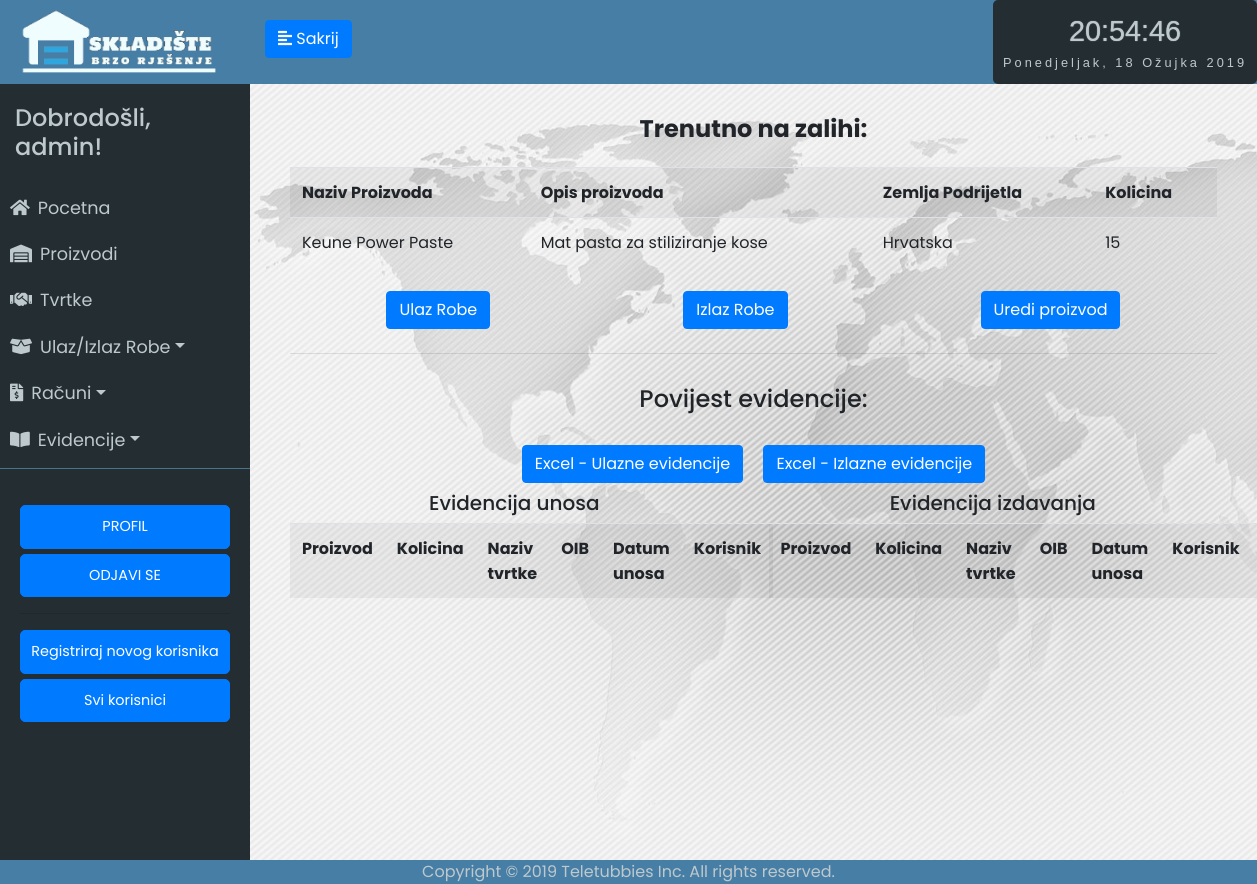
Screenshot of /proizvod/Keune Power Paste (signed in) with the database file from the repository.
### app/models.py (models this page shows, shortened)
class User(UserMixin, db.Model):
	id = db.Column(db.Integer, primary_key=True)
	username = db.Column(db.String(64), index=True, unique=True)
	email = db.Column(db.String(120), index=True, unique=True)
	password_hash = db.Column(db.String(128))
	last_seen = db.Column(db.DateTime, default=datetime.utcnow)
	rank = db.Column(db.String(32))
	status = db.Column(db.String(32))
	evidencija = db.relationship('Evidencija', backref='user', lazy='dynamic')
	ReceiptUser = db.relationship('Receipt', backref = 'receiptUser', lazy = 'dynamic', foreign_keys = 'Receipt.receipt_user')
	StornoUser = db.relationship('Receipt', backref='stornoUser', lazy='dynamic', foreign_keys = 'Receipt.storno_user')

class Proizvod(db.Model):
	__searchable__ = ['name']
	id = db.Column(db.Integer, primary_key=True)
	name = db.Column(db.String(64))
	kolicina = db.Column(db.Integer, default=0)
	zemlja_podrijetla = db.Column(db.String(64))
	opis_proizvoda = db.Column(db.String(300))
	datum_unosa = db.Column(db.DateTime, default=datetime.utcnow)
	bar_kod = db.Column(db.String(64))
	evidencija = db.relationship('Evidencija', backref='proizvod', lazy='dynamic')

### app/routes.py (the view, shortened to what this page needs)
@app.route('/proizvod/<name>', methods=['GET', 'POST'])
@login_required
def proizvod(name):
	proizvod = Proizvod.query.filter_by(name=name).first_or_404()
	lista = []
	sveTvrtke=Tvrtka.query.all()
	for tvrtka in sveTvrtke:
		lista.append(tvrtka.name)
	todays_datetime = datetime(datetime.today().year, datetime.today().month, datetime.today().day)
	evidencijaUlaz = Evidencija.query.filter(Evidencija.proizvod_id==proizvod.id, Evidencija.vrsta_unosa=='unos', Evidencija.datum_unosa >= todays_datetime).order_by(Evidencija.datum_unosa.desc()).all()
	evidencijaIzlaz = Evidencija.query.filter(Evidencija.proizvod_id==proizvod.id, Evidencija.vrsta_unosa=='izlaz', Evidencija.datum_unosa >= todays_datetime).order_by(Evidencija.datum_unosa.desc()).all()
	form_ulaz = UlazRobeForm()
	form_izlaz = IzlazRobeForm()
	form_uredi = UrediProizvodForm()
	return render_template('proizvod.html', title=proizvod.name, proizvod=proizvod, evidencijaUlaz=evidencijaUlaz, evidencijaIzlaz=evidencijaIzlaz, form_ulaz=form_ulaz, form_izlaz=form_izlaz, form_uredi=form_uredi, name=proizvod.name, lista=lista)

### app/models.py (called while the page is built)
@login.user_loader
def load_user(id):
	return User.query.get(int(id))

### app/routes.py (called while the page is built)
@app.before_request
def before_request():
	if current_user.is_authenticated:
		current_user.last_seen = datetime.utcnow()
		db.session.commit()

### app/templates/proizvod.html (shortened to what this page needs)
{% extends "base.html" %}
{% block content %}
<div class="unos-p">
    <h4><strong>Trenutno na zalihi:</strong></h4>
    <table class="table table-striped">
        <tr>
            <th>Naziv Proizvoda</th>
            <th>Opis proizvoda</th>
            <th>Zemlja Podrijetla</th>
            <th>Kolicina</th>
        </tr>
        <tr>
            <td>{{ proizvod.name }}</td>
            <td>{{ proizvod.opis_proizvoda }}</td>
            <td>{{ proizvod.zemlja_podrijetla }}</td>
            <td>{{ proizvod.kolicina }}</td>
        </tr>
    </table>
    <div class="tipke-sredina">
        <button type="button" class="btn btn-primary m-2" data-toggle="modal" data-target="#exampleModalCenter" id="ulaz-tipka">Ulaz Robe</button>
        <button type="button" class="btn btn-primary m-2" data-toggle="modal" data-target="#exampleModalCenter2" id="izlaz-tipka">Izlaz Robe</button>
        <button type="button" class="btn btn-primary m-2" data-toggle="modal" data-target="#exampleModalCenter3" id="uredi-proizvod-tipka">Uredi proizvod</button>
    </div>
    <hr>
    <h4>Povijest evidencije:</h4>
    <button class="btn btn-primary m-2" onclick="window.open('{{ url_for('export_proizvod_unos', s=name, b=' ', e=' ', u=' ') }}')">Excel - Ulazne evidencije</button>
    <button class="btn btn-primary m-2" onclick="window.open('{{ url_for('export_proizvod_izlaz', s=name, b=' ', e=' ', u=' ') }}')">Excel - Izlazne evidencije</button>
    <div class="row">
        <div class="col-xl-6">
            <h5>Evidencija unosa</h5>
            <table class="table table-striped">
                <tr>
                    <th>Proizvod</th>
                    <th>Kolicina</th>
                    <th>Naziv tvrtke</th>
                    <th>OIB</th>
                    <th>Datum unosa</th>
                    <th>Korisnik</th>
                </tr>
            </table>
        </div>
        <div class="col-xl-6">
            <h5>Evidencija izdavanja</h5>
            <table class="table table-striped">
            <tr>
                <th>Proizvod</th>
                <th>Kolicina</th>
                <th>Naziv tvrtke</th>
                <th>OIB</th>
                <th>Datum unosa</th>
                <th>Korisnik</th>
                <th></th>
            </tr>
            </table>
        </div>
    </div>
  </div>
</div>
  </div>
{% endblock %}

### app/templates/base.html (shortened to what this page needs)
<html>
<head>
	<link rel="stylesheet" href="https://stackpath.bootstrapcdn.com/bootstrap/4.2.1/css/bootstrap.min.css" integrisha384-GJzZqFGwb1QTTN6wy59ffF1BuGJpLSa9DkKMp0DgiMDm4iYMj70gZWKYbI706tWS">
	<link href="../static/style.css" type="text/css" rel="stylesheet">
	<link rel="stylesheet" href="https://use.fontawesome.com/releases/v5.7.1/css/all.css">
</head>
<body onload="startTime()">
	<div class="wrapper">
	<nav id="sidebar">
		<div class="sidebar-header ">
			<img src="../static/logo5.png" style="width: 200px; height: auto;">
		</div>
		<ul class="list-unstyled components" id="navigation">
			<h4>Dobrodošli, {{ current_user.username }}!</h4>
			<li class="{% block index %}{% endblock %}">
				<a href="{{ url_for('index') }}"><i class="fas fa-home mr-2"></i>Pocetna</a>
			</li>
			<li class="{% block stanje_skladista %}{% endblock %}">
				<a href="{{ url_for('stanje_skladista1') }}"><i class="fas fa-warehouse mr-2"></i>Proizvodi</a>
			</li>
			<li class="{% block dobavljaci %}{% endblock %}">
				<a href="{{ url_for('tvrtke1') }}"><i class="fas fa-handshake mr-2"></i>Tvrtke</a>
			</li>
			<li class="{% block ulaz_izlaz %}{% endblock %}">
				<a href="#pageSubmenu2" data-toggle="collapse" aria-expanded="false" class="dropdown-toggle"><i class="fas fa-box-open mr-2"></i>Ulaz/Izlaz Robe</a>
			</li>
			<li class="{% block racuni %}{% endblock %}">
				<a href="#pageSubmenu3" data-toggle="collapse" aria-expanded="false" class="dropdown-toggle"><i class="fas fa-file-invoice-dollar mr-2"></i>Računi</a>
			</li>
			<li class="{% block evidencije %}{% endblock %}">
				<a href="#pageSubmenu" data-toggle="collapse" aria-expanded="false" class="dropdown-toggle"><i class="fas fa-book-open mr-2"></i>Evidencije</a>
			</li>
		</ul>
		<ul class="list-unstyled CTAs">
                <li>
                    <a href="{{ url_for('user', username=current_user.username) }}" class="btn btn-primary hover-plava">PROFIL</a>
                </li>
                <li>
                    <a href="{{ url_for('logout') }}" class="btn btn-primary hover-plava">ODJAVI SE</a>
                </li>
                {%  if current_user.rank == "admin"%}
                <hr>
                    <li>
                        <a href="{{ url_for('register') }}" class="btn btn-primary hover-plava">Registriraj novog korisnika</a>
                    </li>
                    <li>
                        <a href="{{ url_for('svi_korisnici1') }}" class="btn btn-primary hover-plava">Svi korisnici</a>
                    </li>
                {% endif %}
            </ul>
	</nav>
		<div class="tijelo">
	        <div class="plava-pozadina">
	        	<div class="d-flex bd-highlight">
	  				<div class="bd-highlight">
		            	<button type="button" id="sidebarCollapse" class="btn btn-primary">
			                <i class="fas fa-align-left"></i>
			                <span class="sakrij-tipku"></span>
		            	</button>
		            </div>
	  				<div class="ml-auto bd-highlight">
	  					<div id="clockdate">
		  					<div class="clockdate-wrapper">
		    					<div id="clock"></div>
		    					<div id="date"></div>
		  					</div>
						</div>
					</div>
				</div>
	    	</div>
			<div class="plavo">
			{% block content %}
			{% endblock %}
			</div>
<footer>Copyright © 2019 Teletubbies Inc. All rights reserved.</footer>
</body>
</html>

### app/static/style.css (style rules this page uses)
body { font-family: 'Poppins', sans-serif; background: #fafafa; }
h4 { padding: 15px; }
.wrapper { display: flex; width: 100%; align-items: stretch; }
a, a:hover, a:focus { color: inherit; text-decoration: none; transition: all 0.3s; }
#sidebar { min-width: 250px; max-width: 250px; min-height: 100vh; background: #242d32; color: #bec9cd; transition: all 0.3s; }
#sidebarCollapse { margin-top: 20px; margin-left: 15px; }
#sidebar .sidebar-header { padding: 7.5px 20px; background: #477ea5; color: #f0fdfe; }
#sidebar ul.components { padding: 5px 0; border-bottom: 1px solid #47748b; }
#sidebar ul li a { padding: 10px; font-size: 1.1em; display: block; }
ul.CTAs { padding: 20px; }
ul.CTAs a { text-align: center; font-size: 0.9em !important; display: block; border-radius: 5px; margin-bottom: 5px; }
.tijelo { display: inline-block; width: 100%; }
.plavo { display: inline-block; width: 100%; text-align: center; }
.plava-pozadina { background-color: #477ea5; display: inline-block; width: 100%; height: 84px; }
.unos-p { padding-top: 2vh; padding-left: 5vh; padding-right: 5vh; background-image: url('map.jpg'); height: 100vh; }
.tipke-sredina { display: flex; width: 100%; justify-content: space-around; }
.sakrij-tipku:before { content: 'Sakrij'; }
.clockdate-wrapper { background-color: #242d32; padding:10px; max-width:350px; width:100%; text-align:center; border-radius:5px; margin:0 auto; height: 84px; }
#clock { background-color:#242d32; font-family: sans-serif; font-size:1.8rem; text-shadow:0px 0px 1px #bec9cd; color:#bec9cd; }
#date { letter-spacing:3px; font-size:0.8rem; font-family:arial,sans-serif; color:#bec9cd; }
footer { position: fixed; left: 0; bottom: 0; width: 100%; background-color: #477ea5; color: #bec9cd; text-align: center; }
:root { --mainColor: #007bff; }

### rows the page displays
User: username "admin"
Proizvod: name "Keune Power Paste", opis_proizvoda "Mat pasta za stiliziranje kose", zemlja_podrijetla "Hrvatska", kolicina "15"
